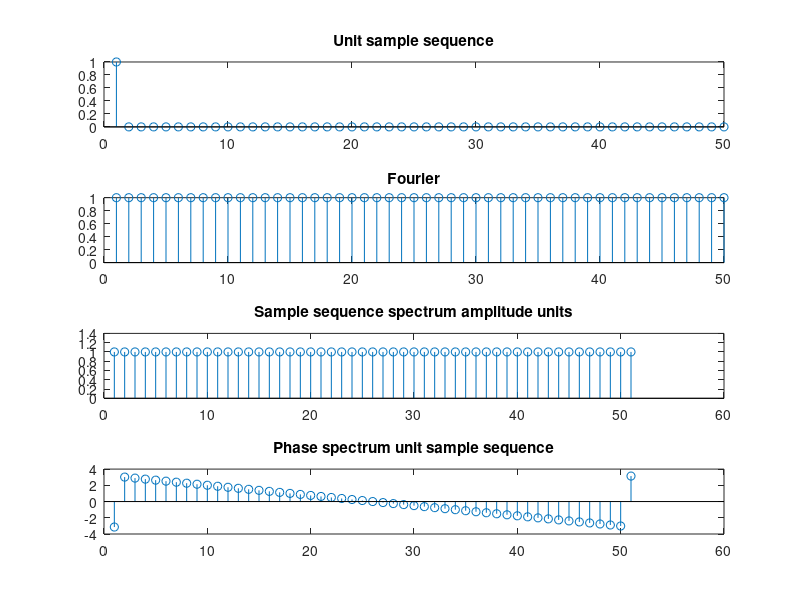

The MATLAB script that drew this image:
clear;

n=1:50;
x=zeros(1,50);
x(1)=1;
close all; 

subplot(4,1,1);
stem(x);
title('Unit sample sequence');

%fourier
subplot(4,1,2);
Xf=fftshift(fft(x));
stem(Xf);
title('Fourier');


k=-25:25;
X=x*(exp(-j*pi/25)).^(n'*k);
magX=abs(X); 
subplot(4,1,3);
stem(magX);
title('Sample sequence spectrum amplitude units'); 

angX=angle(X); 
subplot(4,1,4);stem(angX) ;
title ('Phase spectrum unit sample sequence') 

